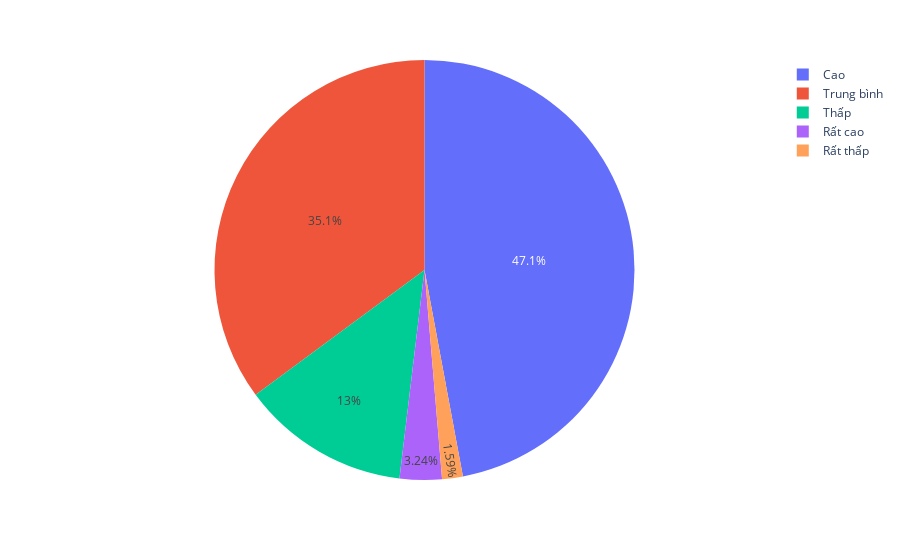

The notebook cell this image was saved under:
### Code cell
px.pie(data_frame=overall_stats, names="Risk_", values="LSI_count",color_discrete_map=colors)

### Figure 1 — Plotly figure (JSON) as saved in the notebook; plotly's stock layout.template omitted (floating-point values rounded to 4 significant figures)
{"data": [{"domain": {"x": [0, 1], "y": [0, 1]}, "hovertemplate": "Risk_=%{label}<br>LSI_count=%{value}<extra></extra>", "labels": ["Rất thấp", "Thấp", "Trung bình", "Cao", "Rất cao"], "legendgroup": "", "name": "", "showlegend": true, "type": "pie", "values": [3874, 31492, 85339, 114335, 7866]}], "layout": {"legend": {"tracegroupgap": 0}, "margin": {"t": 60}}}
